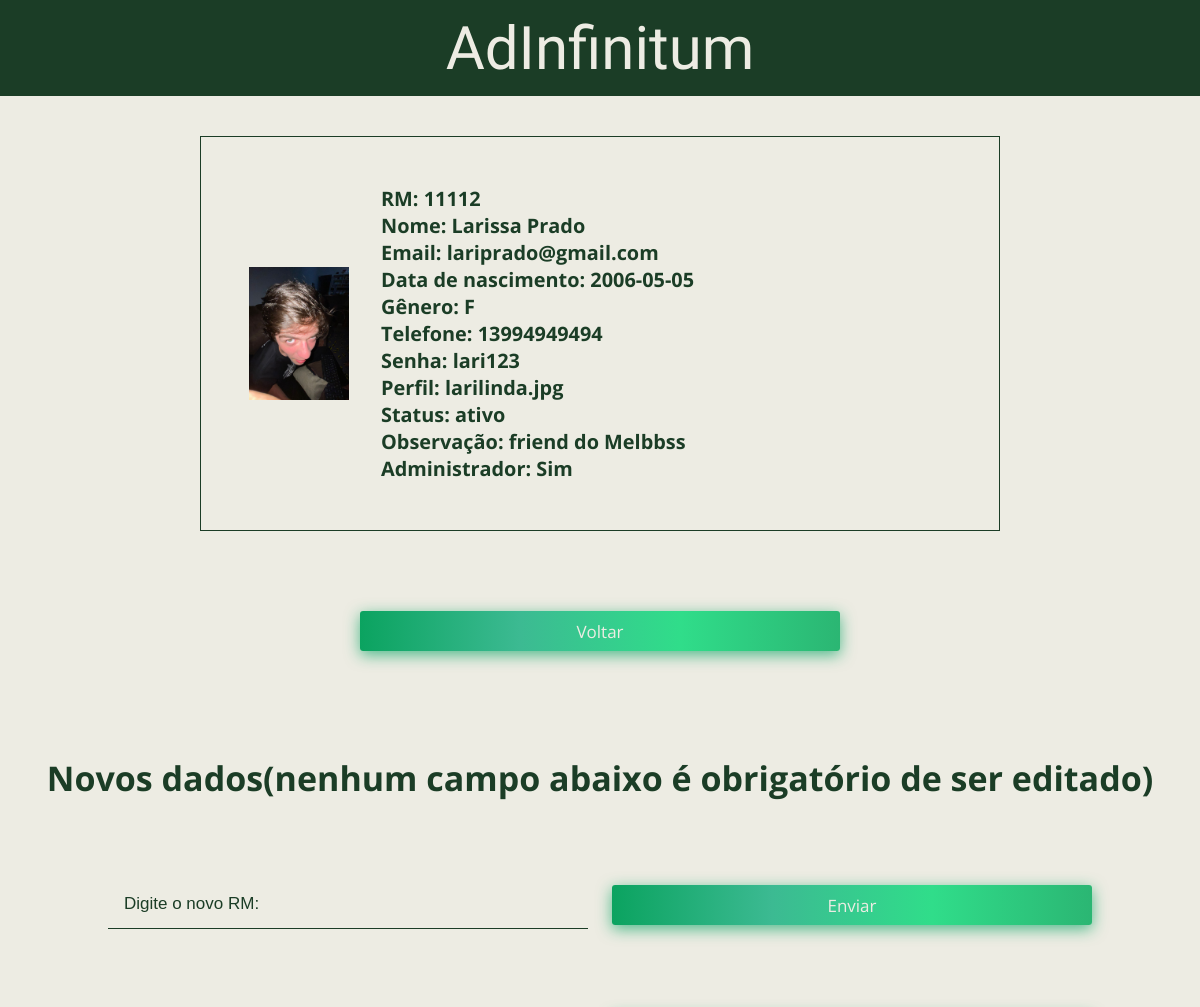
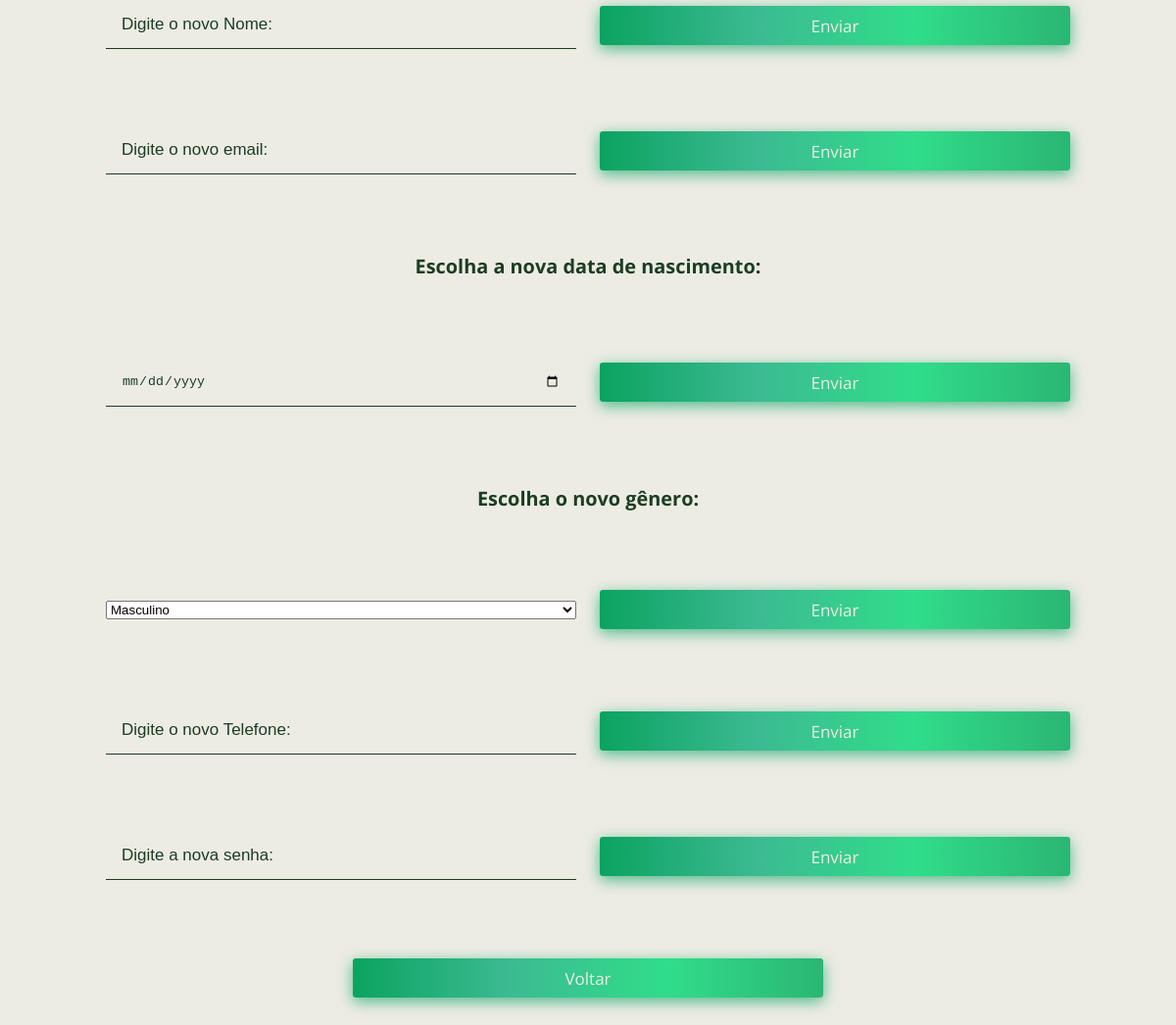
The app's page /pjtbibli/editAdm.php (signed in) with its own data (2 pictures, top to bottom).
### tables this page shows
CREATE TABLE `usuario` (
  `rm` varchar(6) NOT NULL,
  `nome` varchar(60) DEFAULT NULL,
  `email` varchar(120) DEFAULT NULL,
  `dt_nascimento` date DEFAULT NULL,
  `genero` char(1) DEFAULT NULL,
  `telefone` varchar(45) DEFAULT NULL,
  `senha` char(20) DEFAULT NULL,
  `perfil` varchar(120) DEFAULT NULL,
  `user_status` varchar(100) DEFAULT NULL,
  `obs` varchar(200) DEFAULT NULL,
  `adm` bit(1) DEFAULT NULL
);

### pjtbibli/editAdm.php (the view, shortened to what this page needs)
<!DOCTYPE html>
<html lang="pt-br">
  <head>
  </head>
  <body>
  <header class="header">
      <div class="textLogo"><span>AdInfinitum</span></div>
    </header>
    <div class="main">
        <?php
            $sql = 'SELECT * FROM usuario WHERE email ="'.$_SESSION['email'].'"';
            $res = $GLOBALS['conn']->query($sql);
            if ($res->num_rows > 0) {
              while($row = $res->fetch_assoc()) {
                echo
                    '<h3>
                        <div class="card">
                            <img width="100px" src="img/hect.png">
                                <div class="text">
                                    <p>RM: '.$row['rm'].'</p>
                                    <p>Nome: '.$row['nome'].'</p>
                                    <p>Email: '.$row['email'].'</p>
                                    <p>Data de nascimento: '.$row['dt_nascimento'].'</p>
                                    <p>Gênero: '.$row['genero'].'</p>
                                    <p>Telefone: '.$row['telefone'].'</p>
                                    <p>Senha: '.$row['senha'].'</p>
                                    <p>Perfil: '.$row['perfil'].'</p>
                                    <p>Status: '.$row['user_status'].'</p>
                                    <p>Observação: '.$row['obs'].'</p>
                                    <p>Administrador: Sim</p>
                                </div>
                        </div>
                    </h3>';
              }
            }
        ?>
        <a href="pageAdm.php" style="margin-bottom: 3vh;"><button class="buttonDefault">Voltar</button></a>
        <h1>Novos dados(nenhum campo abaixo é obrigatório de ser editado)</h1>
        <form method="post" class="form">
            <input type="text" name="rm" placeholder="Digite o novo RM:"></input>
            <button class="buttonDefault" name="editRm">Enviar</button>
        </form>
        <form method="post" class="form">
            <input type="text" name="nome" placeholder="Digite o novo Nome:"></input>
            <button class="buttonDefault" name="editNome">Enviar</button>
        </form>
        <form method="post" class="form">
            <input type="email" name="email" placeholder="Digite o novo email:"></input>
            <button class="buttonDefault" name="editEmail">Enviar</button>
        </form>
        <h3>Escolha a nova data de nascimento:</h3>
        <form method="post" class="form">
            <input type="date" name="dt"></input>
            <button class="buttonDefault" name="editDt">Enviar</button>
        </form>
        <h3>Escolha o novo gênero:</h3>
        <form method="post" class="form">
            <select name="genero">
                <option value="M">Masculino</option>
            </select>
            <button class="buttonDefault" name="editGen">Enviar</button>
        </form>
        <form method="post" class="form">
            <input type="text" name="telefone" placeholder="Digite o novo Telefone:"></input>
            <button class="buttonDefault" name="editTel">Enviar</button>
        </form>
        <form method="post" class="form">
            <input type="password" name="senha" placeholder="Digite a nova senha:"></input>
            <button class="buttonDefault" name="editSenha">Enviar</button>
        </form>
        <a href="pageAdm.php" style="margin-bottom: 10vh;"><button class="buttonDefault">Voltar</button></a>
    </div>
  </body>
</html>

### pjtbibli/editAdm.php (style rules this page uses)
* { margin: 0; padding: 0; box-sizing: border-box; }
:root { --corPrincipal: #1b3d26; --textColor: rgb(237, 236, 227); }
body { background-color: var(--textColor); color: var(--corPrincipal); font-size: 17px; font-family: 'Open Sans', sans-serif; }
.header { display: flex; justify-content: center; align-items: center; height: 12vh; width: 100%; background-color: var(--corPrincipal); color: rgb(237, 236, 227); font-family: 'Rubik', sans-serif; font-family: 'Square Peg', cursive; font-size: 60px; }
.main { display: flex; flex-direction: column; justify-content: center; align-items: center; padding-top: 5vh; gap: 10vh; margin-bottom: 5rem; }
.form { display: flex; flex-direction: row; justify-content: center; align-items: center; gap: 3vh; }
input { border: none; border-bottom: 1px solid var(--corPrincipal); padding: 1rem; transition: width 0.3s ease-in-out; width: 30rem; background-color: var(--textColor); color: var(--corPrincipal); outline: none; }
input::placeholder { color: var(--corPrincipal); font-size: 17px; }
select { width: 30rem; }
.buttonDefault { background-image: linear-gradient( to right, #0ba360, #3cba92, #30dd8a, #2bb673 ); box-shadow: 0 4px 15px 0 rgba(23, 168, 108, 0.75); color: var(--textColor); border: none; border-radius: 3px; width: 30rem; height: 5vh; cursor: pointer; padding: 1vh; }
h1 { color: var(--corPrincipal); font-family: 'Open Sans', sans-serif; }
.card { display: flex; flex-direction: row; align-items: center; width: 50rem; padding: 3rem; border: 1px solid var(--corPrincipal); }
button { background: none; color: inherit; border: none; padding: 0; font: inherit; cursor: pointer; outline: inherit; }
.text { margin-left: 2rem; }

### records on screen
usuario: rm "11112", nome "Larissa Prado", email "lariprado@gmail.com", dt_nascimento "2006-05-05", genero "F", telefone "13994949494", senha "lari123", perfil "larilinda.jpg", user_status "ativo", obs "friend do Melbbss"
